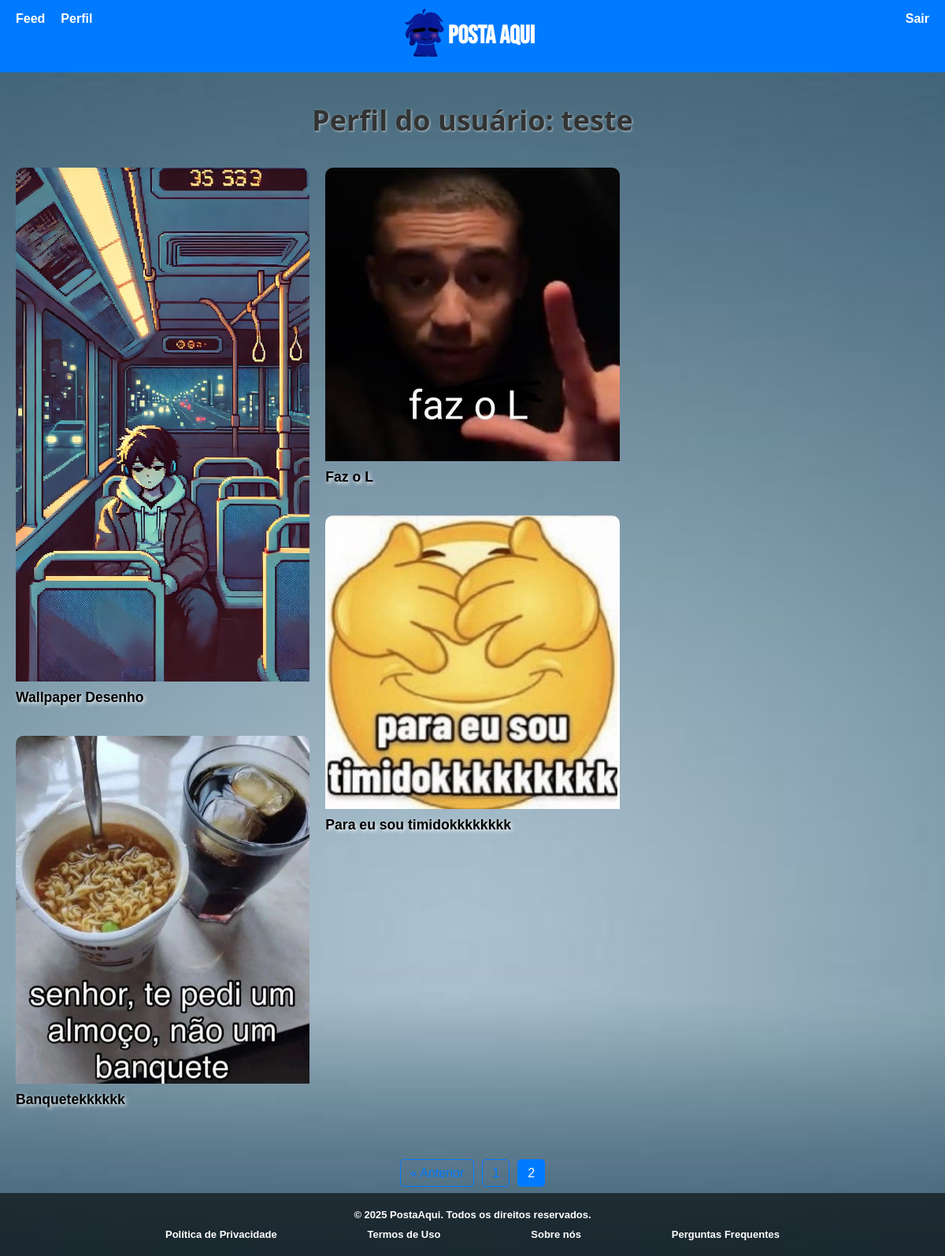
/perfil/3?page=2 (signed in), run on the app's committed database.
### PostaAqui/models.py (models this page shows)
class Usuario(db.Model, UserMixin):
    id = db.Column(db.Integer, primary_key=True)
    name = db.Column(db.String(100), nullable=False)
    email = db.Column(db.String(100), unique=True, nullable=False)
    senha = db.Column(db.String(100), nullable=False)
    fotos = db.relationship('Foto', backref='usuario', lazy=True)

class Foto(db.Model, UserMixin):
    id = db.Column(db.Integer, primary_key=True)
    imagem = db.Column(db.String(255), default='default.png')
    data_criacao = db.Column(db.DateTime, default=datetime.utcnow)
    id_usuario = db.Column(db.Integer, db.ForeignKey('usuario.id'), nullable=False)
    tags = db.Column(db.String(100), nullable = False)
    nome_foto = db.Column(db.String(100), nullable = False)

### PostaAqui/routes.py (the view)
@app.route("/perfil/<id_usuario>", methods=["POST", "GET"])
@login_required
def perfil(id_usuario):
    usuario = Usuario.query.get(int(id_usuario))
    Formfoto = formfoto()
    page = request.args.get('page', 1, type=int)
    fotos_paginadas = Foto.query.filter_by(id_usuario=usuario.id).order_by(Foto.id.desc()).paginate(page=page, per_page=12)
    if int(id_usuario) == int(current_user.id):
        if Formfoto.validate_on_submit():
            arquivo = Formfoto.foto.data
            if arquivo:
                nomeseguro = secure_filename(arquivo.filename)
                caminho = os.path.join(os.path.abspath(os.path.dirname(__file__)),
                                       app.config["UPLOAD_FOLDER"], nomeseguro)
                arquivo.save(caminho)
                tag = Formfoto.tag.data.strip()
                nomefoto = Formfoto.nome_foto.data.strip()
                foto = Foto(imagem=nomeseguro, id_usuario=current_user.id, tags=tag, nome_foto=nomefoto)
                db.session.add(foto)
                db.session.commit()
                return redirect(url_for("perfil", id_usuario=current_user.id))
        return render_template("perfilpage.html", usuario=current_user, form=Formfoto, fotos_paginadas=fotos_paginadas)
    else:
        return render_template("perfilpage.html", usuario=usuario, form=None, fotos_paginadas=fotos_paginadas)

### PostaAqui/models.py (called while the page is built)
@login_manager.user_loader
def load_user(user_id):
    return Usuario.query.get(int(user_id))

### PostaAqui/templates/perfilpage.html (shortened to what this page needs)
{% extends "homepage.html" %}
{% block body %}
<link rel="stylesheet" href="{{ url_for('static', filename='css/perfil.css') }}">
<div class="titulo-com-mascote">
  <img
    class="mascote-principal"
    src="{{ url_for('static', filename='imagens_site/Life_5.png') }}"
    alt="Mascote principal"
  >
  <h1 class="main-title">Posta Aqui</h1>
  {% include 'nav.html' %}
</div>
<h1 class="perfil-title"><p>Perfil do usuário: {{ usuario.name }}</p></h1>
<div id="galeria" class="fotos-galeria">
  {% for foto in fotos_paginadas %}
  <div class="foto-container">
    <a href="{{ url_for('static', filename='post/' + foto.imagem) }}" target="_blank">
      <img
        class="foto-imagem"
        src="{{ url_for('static', filename='post/' + foto.imagem) }}"
        alt="{{ foto.nome_foto }}">
    </a>
    <p class="foto-nome">{{ foto.nome_foto }}</p>
  </div>
  {% endfor %}
</div>
<div class="paginacao-container">
  <ul class="pagination">
    {% if fotos_paginadas.has_prev %}
      <li class="page-item">
        <a class="page-link" href="{{ url_for('perfil', id_usuario=usuario.id, page=fotos_paginadas.prev_num) }}">« Anterior</a>
      </li>
    {% endif %}
    {% for page_num in fotos_paginadas.iter_pages(left_edge=2, right_edge=2, left_current=2, right_current=2) %}
      {% if page_num %}
        {% if page_num == fotos_paginadas.page %}
          <li class="page-item active">
            <span class="page-link">{{ page_num }}</span>
          </li>
        {% else %}
          <li class="page-item">
            <a class="page-link" href="{{ url_for('perfil', id_usuario=usuario.id, page=page_num) }}">{{ page_num }}</a>
          </li>
        {% endif %}
      {% else %}
        <li class="page-item">
          <span class="page-link">...</span>
        </li>
      {% endif %}
    {% endfor %}
  </ul>
</div>
{% include "routes_nav.html" %}
{% endblock %}

### PostaAqui/static/css/homepage.css (style rules this page uses)
body { margin: 0; font-family: Arial, sans-serif; background-color: #f0f0f0; background-image: url('/static/imagens_site/fundo_site.jpg'); background-size: cover; background-position: center center; background-attachment: fixed; background-repeat: no-repeat; margin: 0; padding: 0; }
.titulo-com-mascote { background-color: #007BFF; color: white; display: flex; align-items: center; justify-content: center; padding: 5px 0; position: relative; }
.main-title { font-family: 'Bebas Neue', sans-serif; font-size: 32px; }
.mascote-principal { height: 40px; margin-right: 8px; margin-top: -20px; transform: scale(1.8); }

### PostaAqui/static/css/perfil.css (style rules this page uses)
.perfil-title { text-align: center; font-size: 36px; font-weight: bold; margin-bottom: 20px; font-family: 'Segoe UI', sans-serif; color: #333; text-shadow: 1px 1px 3px rgba(255, 255, 255, 0.6); }
body { background-image: url('/static/imagens_site/fundo_site.jpg'); background-size: cover; background-position: center center; background-attachment: fixed; background-repeat: no-repeat; margin: 0; padding: 0; }
.fotos-galeria { column-count: 4; column-gap: 20px; padding: 0 20px; visibility: visible; }
@media (max-width: 1200px) { .fotos-galeria { column-count: 3; } }
.foto-container { position: relative; display: inline-block; width: 100%; margin: 0 0 20px; border-radius: 12px; color: #000; text-shadow: 2px 2px 5px white; break-inside: avoid; transition: transform 0.2s; }
.foto-imagem { width: 100%; height: auto; border-radius: 10px 10px 0 0; display: block; }
.foto-nome { margin-top: 10px; font-size: 1.1em; font-weight: bold; color: #000000; text-shadow: 2px 2px 5px white; }
.paginacao-container { display: flex; justify-content: center; margin-top: 20px; }
.pagination { display: flex; list-style: none; padding-left: 0; }
.page-item { margin: 0 5px; }
.page-link { color: #007bff; border: 1px solid #007bff; padding: 8px 12px; border-radius: 5px; text-decoration: none; transition: background-color 0.3s; }
.page-item.active .page-link { background-color: #007bff; color: white; border-color: #007bff; }

### data on the page
Usuario: name "teste"
Foto: imagem (picture), nome_foto "Wallpaper Desenho"
Foto: imagem (picture), nome_foto "Banquetekkkkkk"
Foto: imagem (picture), nome_foto "Faz o L"
Foto: imagem (picture), nome_foto "Para eu sou timidokkkkkkkk"

### other printed values
{{ page_num }} "2"
